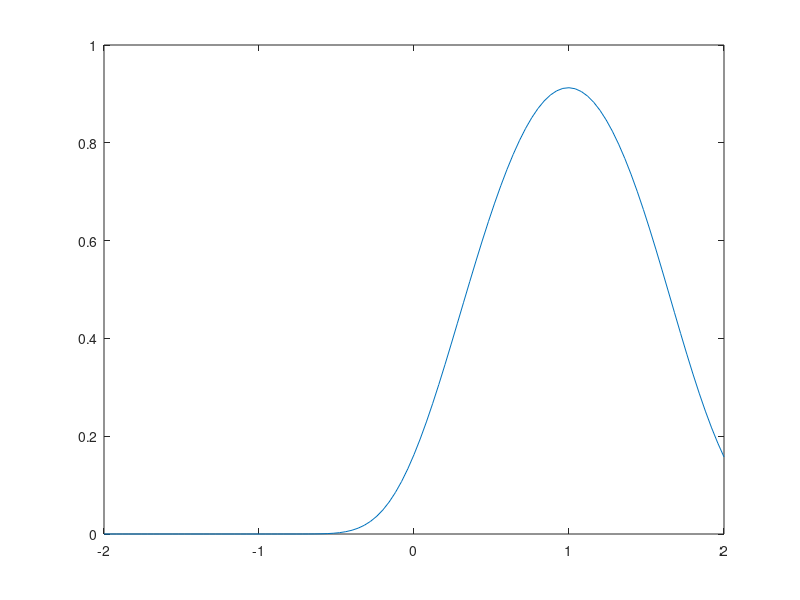

Write the MATLAB code that produced this figure.
% BTBS
function BTBS()
clc
close all
clear all
c = 1;
nx = 101;
nt = 30;
ax = -2;
bx = 2;
at = 0;
bt = 1;
x = linspace (ax, bx, nx);
t = linspace (at, bt, nt);
dt = (bt-at)/(nt-1);

m = c*((bt-at)*(nx-1))/((bx-ax)*(nt-1));


unot = zeros (1, nx);
k = find (x<=-1);
unot(k) = 0;
k = find (x > -1 & x<=1);
unot (k) = cos(pi * x(k) /2);
k = find (x>1);
unot(k) = 0;
plot (x, unot)
pause(1)
%hold all

v = zeros (nt , nx);
v(1,:) = unot;

% Boundary Conditions:

%v(:, 1) = 1;

for n = 2:nt
	for i = 2:nx
	v(n,i)= (m/ (m+1))* v(n, i-1) + v(n-1,i)/(m+1);
	end 

end

for j = 2:nt
plot (x, v(j,:))
pause(0.1)
%hold all
end


